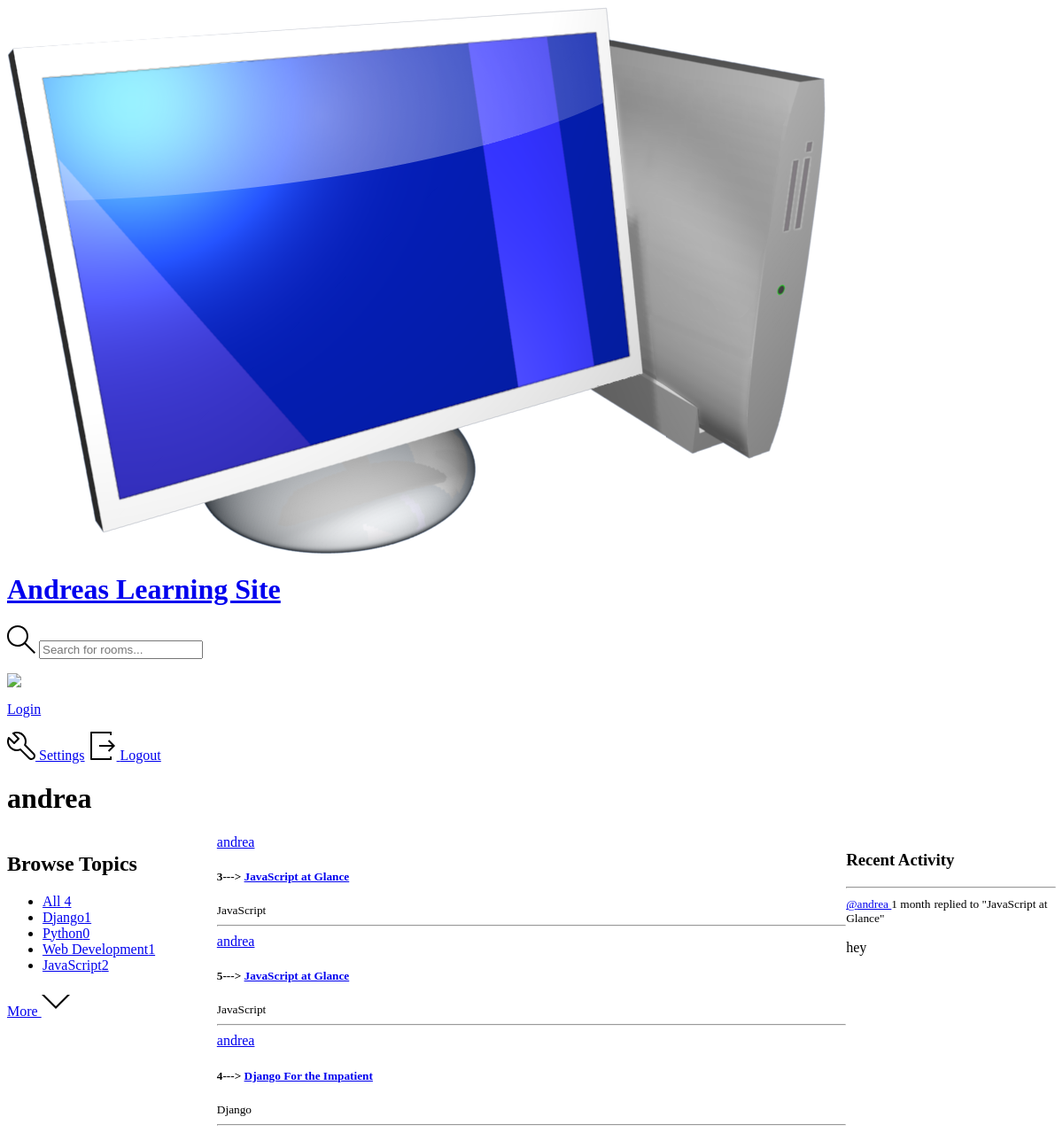
The app's page /profile/1/, older data.
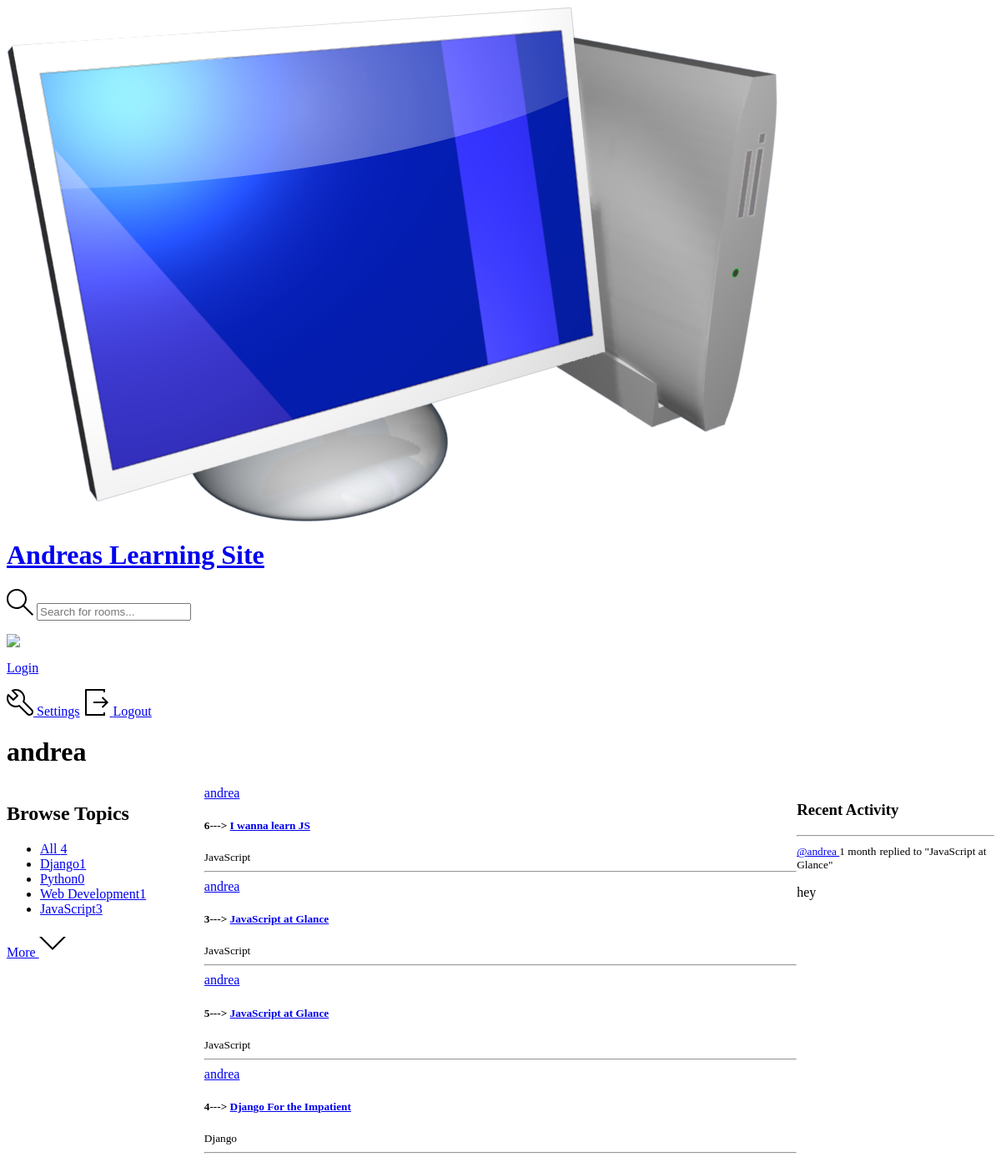
The same page, newer data.
### base/models.py (models this page shows, shortened)
class Topic(models.Model):
    name = models.CharField(max_length =150)

class Room(models.Model):
    host = models.ForeignKey(User,on_delete=models.SET_NULL, null = True)
    topic = models.ForeignKey(Topic,on_delete=models.SET_NULL, null = True)
    name = models.CharField(max_length=150, null = True, blank = True)
    description = models.TextField(null= True, blank = True)
    participants = models.ManyToManyField(User,related_name='participants', blank = True)
    updated = models.DateTimeField(auto_now = True)
    created = models.DateTimeField(auto_now_add = True)
    class Meta:
        ordering =['-updated', '-created']
    def __str__(self):
        return self.name

class Message(models.Model):
    user = models.ForeignKey(User,on_delete=models.CASCADE)
    room = models.ForeignKey(Room,on_delete=models.CASCADE)
    body = models.TextField()
    updated = models.DateTimeField(auto_now = True)
    created = models.DateTimeField(auto_now_add = True)
    class Meta:
        ordering =['-updated', '-created']
    def __str__(self):
        return self.body

### base/views.py (the view)
# urls.py: path('profile/<str:pk>/',views.userProfile, name="user-profile"),
def userProfile(request,pk):
    user = User.objects.get(id=pk)
    rooms = user.room_set.all()
    room_messages = user.message_set.all()
    topics = Topic.objects.all()
    context = {'user':user, 'rooms':rooms,'room_messages':room_messages, "topics":topics}
    return render(request,"profile.html",context)

### Templates/profile.html (shortened to what this page needs)
{% include "navbar.html" %}
<h1>{{user.username}}</h1>
<div class="profile-container">
    <div>
        {% include "topics.html"%}
    </div>
    <div>
        {% include "feed_component.html"%}
    </div>
    <div>
        {% include "activity.html"%}
    </div>
</div>

### Templates/topics.html
<div class="topics">
    <div class="topics__header">
      <h2>Browse Topics</h2>
    </div>
    <ul class="topics__list">
      <li>
        <a href="{% url 'home' %}" class="active">All <span>{{topics.count}}</span></a>
      </li>
      {% for topic in topics %}
      <li>
        <a href="{% url 'home' %}?q={{topic.name}}">{{topic.name}}<span>{{topic.room_set.all.count}}</span></a>
      </li>
      {% endfor %}
    </ul>
    <a class="btn btn--link" href="topics.html">
      More
      <svg version="1.1" xmlns="http://www.w3.org/2000/svg" width="32" height="32" viewBox="0 0 32 32">
        <title>chevron-down</title>
        <path d="M16 21l-13-13h-3l16 16 16-16h-3l-13 13z"></path>
      </svg>
    </a>
  </div>

### Templates/feed_component.html (shortened to what this page needs)
<div>
    {% for room in rooms %}
    <div>
        <a href="{% url 'user-profile' room.host.id%}">{{room.host.username}}</a>
        <h5>{{room.id}}---> <a href="{% url 'room' room.id %}"> {{room.name}} </a></h5>
        <small>{{room.topic.name}}</small>
        <hr>
    </div>
    {% endfor %}
</div>

### Templates/activity.html (shortened to what this page needs)
<h3>Recent Activity</h3>
<hr>
{% for message in room_messages %}
<div>
    <small><a href="{% url 'user-profile' message.user.id %}">@{{message.user}} </a>{{message.created |timesince}}</small>
    <small>replied to "{{message.room}}"</small>
    <p>{{message}}</p>
</div>
{% endfor %}

Row changes from the older to the newer data that the page shows:
computed for Topic "JavaScript": room_set.all.count "2" → "3"
added Room: host.username "andrea", id "6", name "I wanna learn JS", topic.name "JavaScript"
